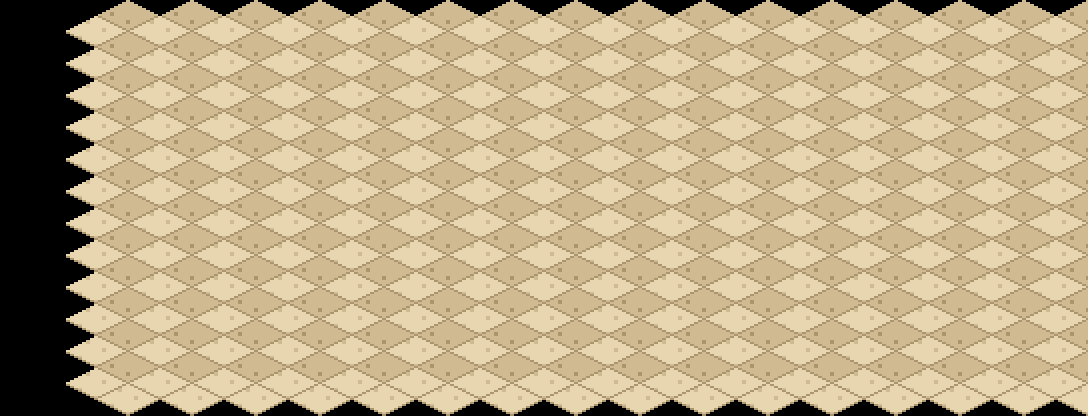

The image is a tile-based game level rendered from a .tmx file. Its description and complete source (layers, tilesets, objects, tile grids) follow:
An orthogonal 17x13 tile map with 64x32 px tiles, 1 tile layer (suelo).

<map version="1.10" orientation="orthogonal" renderorder="right-down" width="17" height="13" tilewidth="64" tileheight="32" infinite="0" nextlayerid="2" nextobjectid="1">
 <tileset firstgid="1" name="terreno_mundo" tilewidth="128" tileheight="64" tilecount="203" columns="8">
  <image source="../textures/../textures/terreno_mundo.png" width="1024" height="1664" />
 </tileset>
 <layer id="1" name="suelo" width="17" height="13">
  <data encoding="csv">
0,0,0,0,0,0,0,0,0,0,0,0,0,0,0,0,0,
0,162,162,162,162,162,162,162,162,162,162,162,162,162,162,162,162,
0,162,162,162,162,162,162,162,162,162,162,162,162,162,162,162,162,
0,162,162,162,162,162,162,162,162,162,162,162,162,162,162,162,162,
0,162,162,162,162,162,162,162,162,162,162,162,162,162,162,162,162,
0,162,162,162,162,162,162,162,162,162,162,162,162,162,162,162,162,
0,162,162,162,162,162,162,162,162,162,162,162,162,162,162,162,162,
0,162,162,162,162,162,162,162,162,162,162,162,162,162,162,162,162,
0,162,162,162,162,162,162,162,162,162,162,162,162,162,162,162,162,
0,162,162,162,162,162,162,162,162,162,162,162,162,162,162,162,162,
0,162,162,162,162,162,162,162,162,162,162,162,162,162,162,162,162,
0,162,162,162,162,162,162,162,162,162,162,162,162,162,162,162,162,
0,162,162,162,162,162,162,162,162,162,162,162,162,162,162,162,162
</data>
 </layer>
</map>
